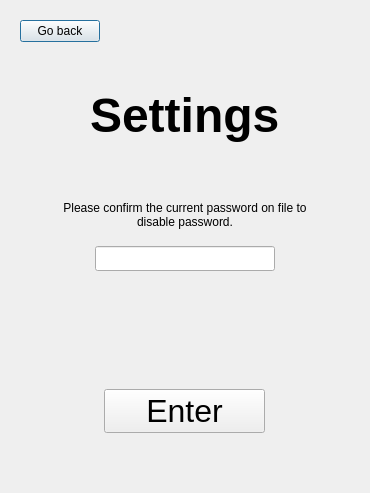
<?xml version="1.0" encoding="UTF-8"?>
<ui version="4.0">
 <class>Dialog</class>
 <widget class="QDialog" name="Dialog">
  <property name="geometry">
   <rect>
    <x>0</x>
    <y>0</y>
    <width>370</width>
    <height>493</height>
   </rect>
  </property>
  <property name="windowTitle">
   <string>Dialog</string>
  </property>
  <property name="styleSheet">
   <string notr="true">QFrame{border:none;}
</string>
  </property>
  <layout class="QVBoxLayout" name="verticalLayout_3">
   <item>
    <widget class="QFrame" name="frame">
     <property name="frameShape">
      <enum>QFrame::StyledPanel</enum>
     </property>
     <property name="frameShadow">
      <enum>QFrame::Raised</enum>
     </property>
     <layout class="QVBoxLayout" name="verticalLayout_2">
      <item>
       <layout class="QVBoxLayout" name="verticalLayout">
        <item alignment="Qt::AlignLeft|Qt::AlignTop">
         <widget class="QPushButton" name="backOnePage">
          <property name="text">
           <string>Go back</string>
          </property>
         </widget>
        </item>
        <item>
         <spacer name="verticalSpacer_4">
          <property name="orientation">
           <enum>Qt::Vertical</enum>
          </property>
          <property name="sizeHint" stdset="0">
           <size>
            <width>20</width>
            <height>40</height>
           </size>
          </property>
         </spacer>
        </item>
        <item alignment="Qt::AlignHCenter|Qt::AlignTop">
         <widget class="QLabel" name="label_2">
          <property name="font">
           <font>
            <pointsize>36</pointsize>
            <weight>75</weight>
            <bold>true</bold>
           </font>
          </property>
          <property name="text">
           <string>Settings</string>
          </property>
         </widget>
        </item>
        <item>
         <spacer name="verticalSpacer">
          <property name="orientation">
           <enum>Qt::Vertical</enum>
          </property>
          <property name="sizeHint" stdset="0">
           <size>
            <width>20</width>
            <height>40</height>
           </size>
          </property>
         </spacer>
        </item>
        <item alignment="Qt::AlignHCenter">
         <widget class="QLabel" name="label_6">
          <property name="minimumSize">
           <size>
            <width>250</width>
            <height>50</height>
           </size>
          </property>
          <property name="text">
           <string>Please confirm the current password on file to disable password.</string>
          </property>
          <property name="alignment">
           <set>Qt::AlignCenter</set>
          </property>
          <property name="wordWrap">
           <bool>true</bool>
          </property>
         </widget>
        </item>
        <item alignment="Qt::AlignHCenter">
         <widget class="QLineEdit" name="passwordEntered">
          <property name="minimumSize">
           <size>
            <width>180</width>
            <height>25</height>
           </size>
          </property>
         </widget>
        </item>
        <item>
         <spacer name="verticalSpacer_2">
          <property name="orientation">
           <enum>Qt::Vertical</enum>
          </property>
          <property name="sizeHint" stdset="0">
           <size>
            <width>20</width>
            <height>40</height>
           </size>
          </property>
         </spacer>
        </item>
        <item alignment="Qt::AlignHCenter">
         <widget class="QLabel" name="returnedText">
          <property name="minimumSize">
           <size>
            <width>150</width>
            <height>25</height>
           </size>
          </property>
          <property name="text">
           <string/>
          </property>
          <property name="alignment">
           <set>Qt::AlignCenter</set>
          </property>
          <property name="wordWrap">
           <bool>true</bool>
          </property>
         </widget>
        </item>
        <item>
         <spacer name="verticalSpacer_5">
          <property name="orientation">
           <enum>Qt::Vertical</enum>
          </property>
          <property name="sizeHint" stdset="0">
           <size>
            <width>20</width>
            <height>40</height>
           </size>
          </property>
         </spacer>
        </item>
        <item alignment="Qt::AlignHCenter">
         <widget class="QPushButton" name="enter">
          <property name="minimumSize">
           <size>
            <width>161</width>
            <height>41</height>
           </size>
          </property>
          <property name="font">
           <font>
            <pointsize>24</pointsize>
           </font>
          </property>
          <property name="autoFillBackground">
           <bool>false</bool>
          </property>
          <property name="text">
           <string>Enter</string>
          </property>
         </widget>
        </item>
        <item>
         <spacer name="verticalSpacer_3">
          <property name="orientation">
           <enum>Qt::Vertical</enum>
          </property>
          <property name="sizeHint" stdset="0">
           <size>
            <width>20</width>
            <height>40</height>
           </size>
          </property>
         </spacer>
        </item>
       </layout>
      </item>
     </layout>
    </widget>
   </item>
  </layout>
 </widget>
 <resources/>
 <connections/>
</ui>
